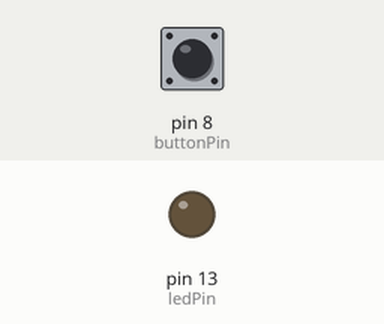
Recording of a sketch running on a simulated Arduino Leonardo, built with avr-gcc and run on an emulated ATmega32U4. Parts: output pins drawn as LEDs (lit = HIGH). The inputs (shaded band) are chosen by the test bench; at power-on: pin 8 (buttonPin) HIGH.

Above: at 1.2 s.
1.3 s: pin 8 (buttonPin) pulled LOW for 0.15 s
At 1.37 s:
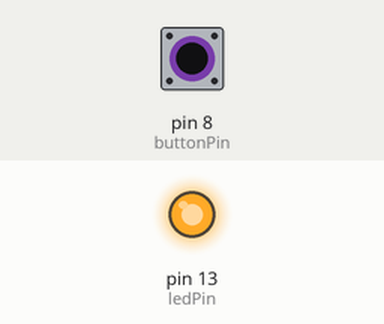
2.9 s: pin 8 (buttonPin) pulled LOW for 3.2 s
At 6.8 s:
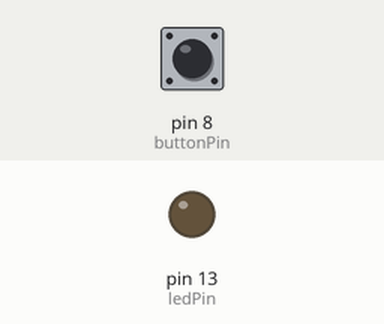
Timing chart, 0 to 8.3 s (numbered marks = the images above; inputs shaded):
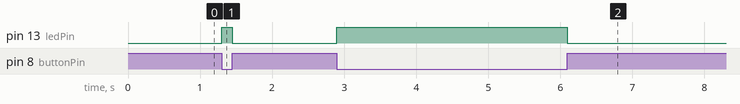

Measured:
- after the input at 1.3 s, pin 13 (ledPin): LOW → HIGH at once, → LOW 0.15 s later
- after the input at 2.9 s, pin 13 (ledPin): LOW → HIGH at once, → LOW 3.2 s later

The sketch:

project02.ino
```cpp
// (licence header left out)
#define ARDUINO_MAIN
#include "Arduino.h"

/*
 * Cortex-M3 Systick IT handler
 */
/*
extern void SysTick_Handler( void )
{
  // Increment tick count each ms
  TimeTick_Increment() ;
}
*/

/*
 * \brief Main entry point of Arduino application
 */
int main( void )
{
	init();

	delay(1);

#if defined(USBCON)
	USBDevice.attach();
#endif

	setup();

	for (;;)
	{
		loop();
		if (serialEventRun) serialEventRun();
	}

	return 0;
}

/* define pin for LED */
int ledPin = 13;
/* define pin for button */
int buttonPin = 8;
/* button state to be saved in */
int buttonState;

void setup() {
	/* configure ledPin output */
	pinMode(ledPin, OUTPUT);
	/* configure buttonPin to input */
	pinMode(buttonPin, INPUT);
	/* activate the internal pull up resistor */
	digitalWrite(buttonPin, HIGH);
}

void loop() {
	/* read the button state */
	buttonState = digitalRead(buttonPin);

	/* if the button is pressed ... */
	if (LOW == buttonState) {
		/* ... turn the LED on */
		digitalWrite(ledPin, HIGH);
	} else {
		/* ... else turn the LED off */
		digitalWrite(ledPin, LOW);
	}
}
```
